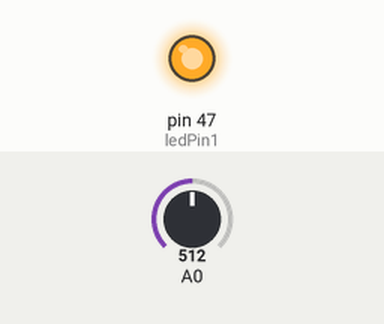
This sketch was run on a simulated Arduino Mega 2560, built with avr-gcc and run on an emulated ATmega2560. On the bench: output pins drawn as LEDs (lit = HIGH). Inputs (shaded band) come from the test bench; at power-on: A0 = 512. What the sketch prints to the serial monitor is not drawn.

Above: at 0.1 s.
At 0.7 s:
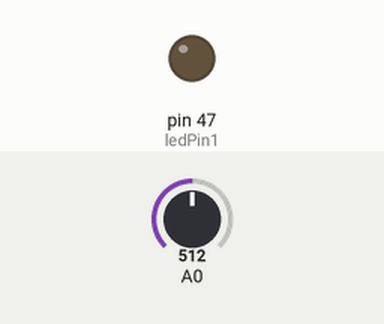
Timing chart, 0 to 2.2 s (numbered marks = the images above):
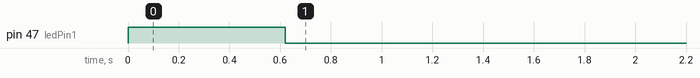

The sketch:

clignote-1led-avec-potensiom_tre.ino
```cpp
const int ledPin1 = 47;

void setup() {
  pinMode(ledPin1, OUTPUT);
  Serial.begin(9600);
}

void loop() {
  float tension_num = 0;
  static float tension_prec = 0;
  tension_num = analogRead(A0) * (5.0 / 1023);
  if (tension_num != tension_prec) {
    Serial.println(tension_num);
    tension_prec = tension_num;
    int dutyCycle = map(tension_num, 0, 5, 0, 255);
    int delayTime = map(dutyCycle, 0, 255, 1000, 50);
    analogWrite(ledPin1, dutyCycle);
    digitalWrite(ledPin1, HIGH);
    delay(delayTime);
    digitalWrite(ledPin1, LOW);
    delay(delayTime);
  }
}
```

Measured:
- by itself, pin 47 (ledPin1): LOW → HIGH at 0.00 s, → LOW 0.62 s later
